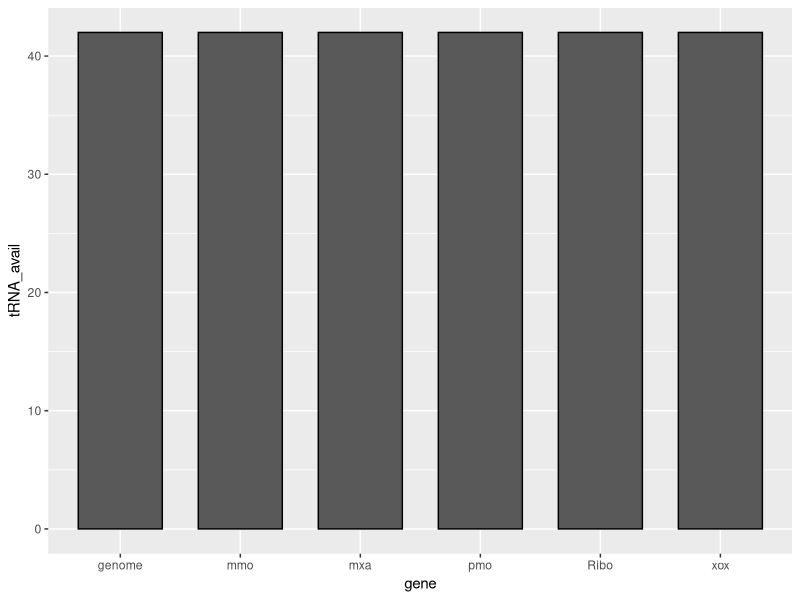
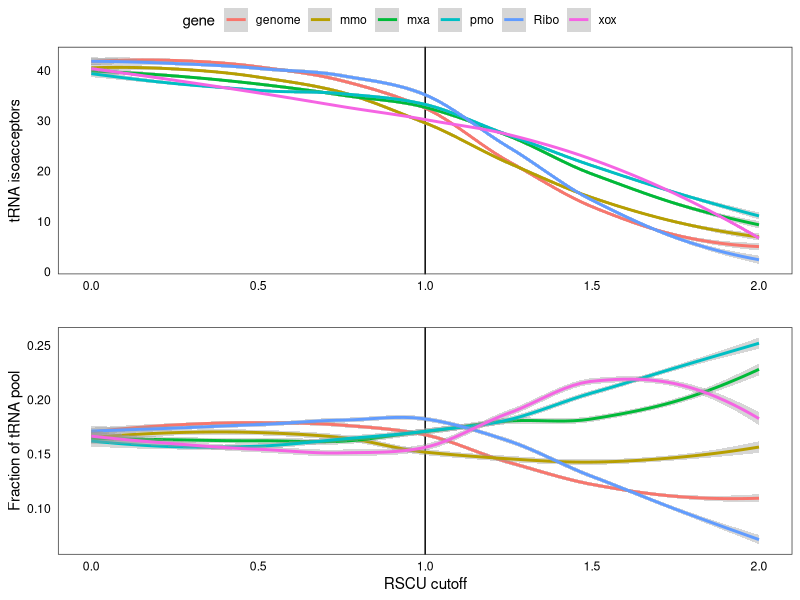
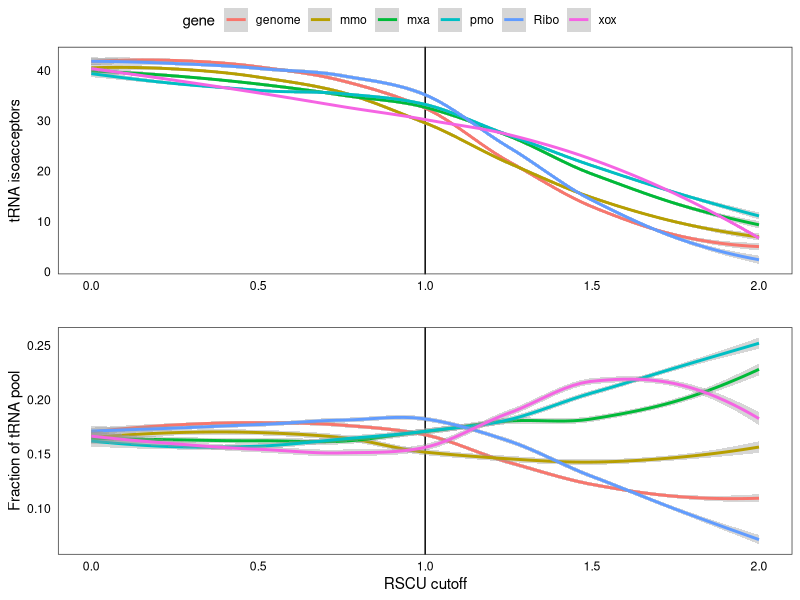

Source code (R) for these figures, in order:
#install.packages("ggplot2")
#install.packages("dplyr")
#install.packages("reshape")
#install.packages("ggpubr")
library("ggplot2")
library("dplyr")
library("reshape")
library("ggpubr")

rscu_trna_network <- read.delim(file = "RSCU_complete_network.txt")[,c(7,8,5,1,3)]
#rscu_trna_network <- rscu_trna_network[rscu_trna_network$gene != "genome" & rscu_trna_network$gene != "Ribo", ]
#ggplot(data = rscu_trna_network, mapping = aes(x = gene, y = tRNA_avail)) + stat_summary(fun.y = sum, geom = "bar", width = 0.7, color="black")

#read_by_trna_antiCodon
rscu_trna_network_unique_tRNA_anticodon <- group_by(.data = rscu_trna_network, gene)
rscu_trna_network_unique_tRNA_anticodon <- unique(rscu_trna_network_unique_tRNA_anticodon[c("gene", "read_by_trna_antiCodon", "tRNA_avail")])
relative_tRNA <- rscu_trna_network_unique_tRNA_anticodon %>%
  group_by(gene) %>%
  summarise(tRNA_avail = sum(tRNA_avail))
ggplot(data = relative_tRNA, mapping = aes(x = gene, y = tRNA_avail)) + stat_summary(fun.y = sum, geom = "bar", width = 0.7, color="black")


relative_tRNA <- data.frame(gene = relative_tRNA$gene)
absolute_tRNA <- data.frame(gene = relative_tRNA$gene)

j <- 2
for (i in seq(from=0, to = 2.0, by = 0.01)) {
  rscu_trna_network <- rscu_trna_network[rscu_trna_network$RSCU >= i, ]
  rscu_trna_network_unique_tRNA_anticodon <- group_by(.data = rscu_trna_network, gene)
  rscu_trna_network_unique_tRNA_anticodon <- unique(rscu_trna_network_unique_tRNA_anticodon[c("gene", "read_by_trna_antiCodon", "tRNA_avail")])
  temp_relative_tRNA <- rscu_trna_network_unique_tRNA_anticodon %>%
    group_by(gene) %>%
    summarise(total_tRNA = sum(tRNA_avail))
  relative_tRNA <- cbind(relative_tRNA, temp_relative_tRNA$total_tRNA/sum(temp_relative_tRNA$total_tRNA))
  colnames(relative_tRNA)[j] <- paste0("RSCU_", i)
  absolute_tRNA <- cbind(absolute_tRNA, temp_relative_tRNA$total_tRNA)
  colnames(absolute_tRNA)[j] <- paste0("RSCU_", i)
  j <- j + 1
}


relative_tRNA_df <- melt(data = relative_tRNA, id.vars = "gene")
colnames(relative_tRNA_df)[2:3] <- c("RSCU", "tRNA_avail")
relative_tRNA_df$RSCU_numeric <- as.numeric(gsub(pattern = "RSCU_", replacement = "", x = relative_tRNA_df$RSCU))

# Relative
p_Fig4E1 <- ggplot(data = relative_tRNA_df, mapping = aes(x = RSCU_numeric, colour = gene, y = tRNA_avail, group=gene))+
  geom_vline(xintercept = c(1.0))+
  #geom_line()+
  #geom_point()+
  geom_smooth(method = "loess")+
  theme_bw()+
  theme(strip.background = element_blank(),
        strip.text = element_text(face = "italic"),
        legend.position = "none",
        axis.text.x = element_text(colour = "black", angle = 0),
        axis.text.y = element_text(colour = "black"),
        panel.grid.minor = element_blank(),
        panel.grid.major = element_blank(),
        axis.ticks=element_blank())+
  xlab(label = "RSCU cutoff")+
  ylab(label = "Fraction of tRNA pool")+
  #scale_y_continuous(breaks = seq(0.1, 0.25, 0.025), limits = c(0.1, 0.23))+
  #scale_colour_discrete(c("blue","#377EB8", "#4DAF4A", "#984EA3", "black", "#FF7F00"))+     
  #geom_text(aes(x = 1.5, y = 0.208, label = "pmo", color = "pmo"), fontface="italic") + 
  #geom_text(aes(x = 1.5, y = 0.220, label = "xox", color = "xox"), fontface="italic")+
  #geom_text(aes(x = 1.5, y = 0.179, label = "mxa", color = "mxa"), fontface="italic") +
  #geom_text(aes(x = 1.5, y = 0.160, label = "mmo", color = "mmo"), fontface="italic")+
  #geom_text(aes(x = 1.5, y = 0.125, label = "ribosomal", color = "Ribo"))+
  #geom_text(aes(x = 1.5, y = 0.112, label = "genome", color = "genome"))+
  NULL

# Absolute
absolute_tRNA_df <- melt(data = absolute_tRNA, id.vars = "gene")
colnames(absolute_tRNA_df)[2:3] <- c("RSCU", "tRNA_avail")
absolute_tRNA_df$RSCU_numeric <- as.numeric(gsub(pattern = "RSCU_", replacement = "", x = absolute_tRNA_df$RSCU))

p_Fig4E2 <- ggplot(data = absolute_tRNA_df, mapping = aes(x = RSCU_numeric, colour = gene, y = tRNA_avail, group=gene))+
  geom_vline(xintercept = c(1.0))+
  #geom_line()+
  #geom_point()+
  geom_smooth(method = "loess")+
  theme_bw()+theme(strip.background = element_blank(),
                   strip.text = element_text(face = "italic"),
                   legend.position = "top",
                   axis.text.x = element_text(colour = "black", angle = 0),
                   axis.text.y = element_text(colour = "black"),
                   panel.grid.minor = element_blank(),
                   panel.grid.major = element_blank(),
                   axis.ticks=element_blank())+
  xlab(label = "")+
  ylab(label = "tRNA isoacceptors")+
  guides(colour=guide_legend(nrow = 1)) +
  NULL


ggsave(filename = "Fig4E.pdf",
       plot   = ggarrange(p_Fig4E2, p_Fig4E1, ncol = 1, nrow = 2, align = "hv", common.legend = T),
       device = "pdf",
       width  = 5,
       height = 5,
       useDingbats=FALSE)

ggsave(filename = "Fig4E_square.pdf",
       plot   = ggarrange(p_Fig4E2, p_Fig4E1, ncol = 1, nrow = 2, align = "hv", common.legend = T),
       device = "pdf",
       width  = 3,
       height = 6,
       useDingbats=FALSE)

# Test on module
chisq.test(data_frame(expected = absolute_tRNA$RSCU_0[c(2:4,6)], observed = absolute_tRNA$RSCU_2[c(2:4,6)])) # module only
